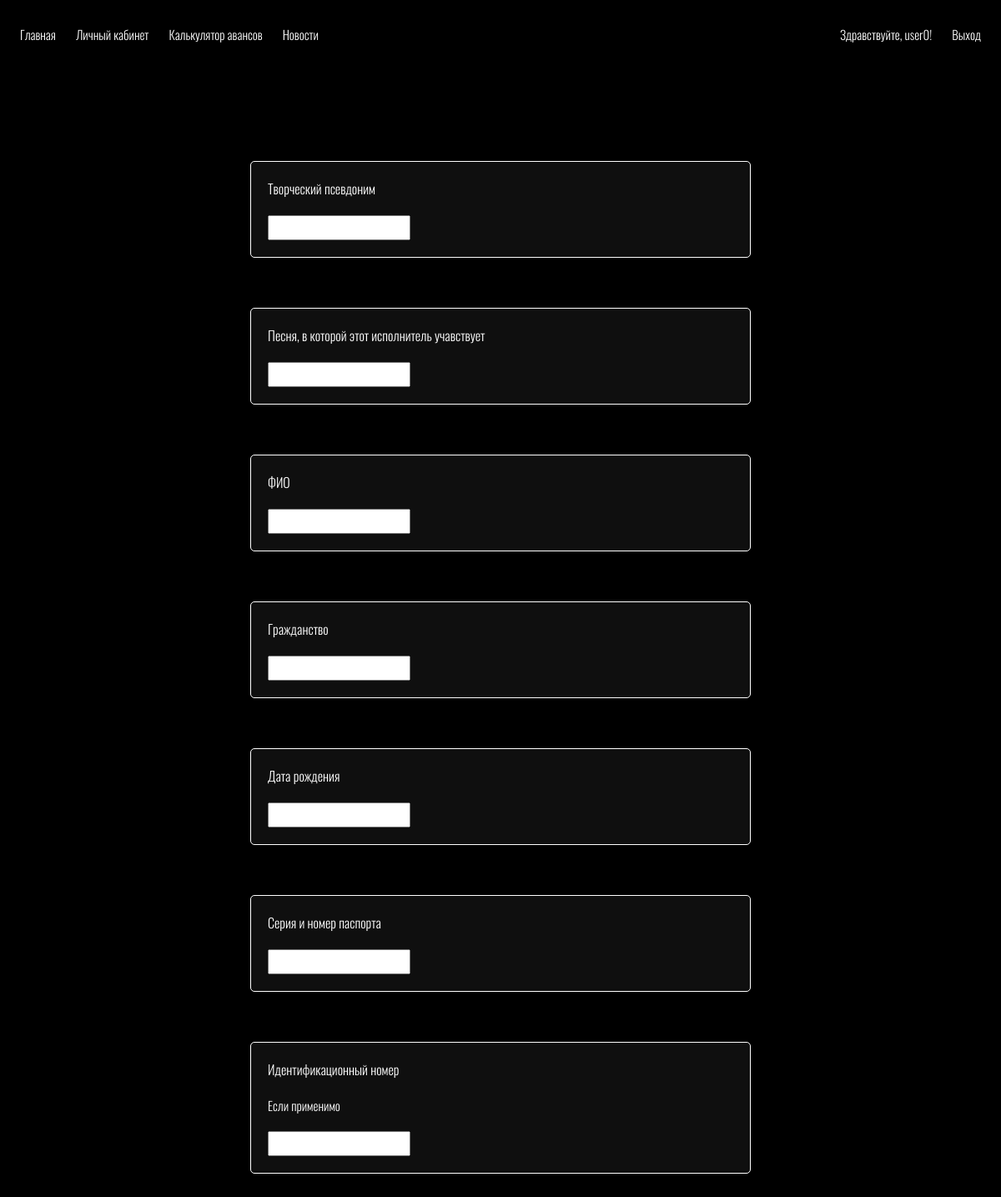
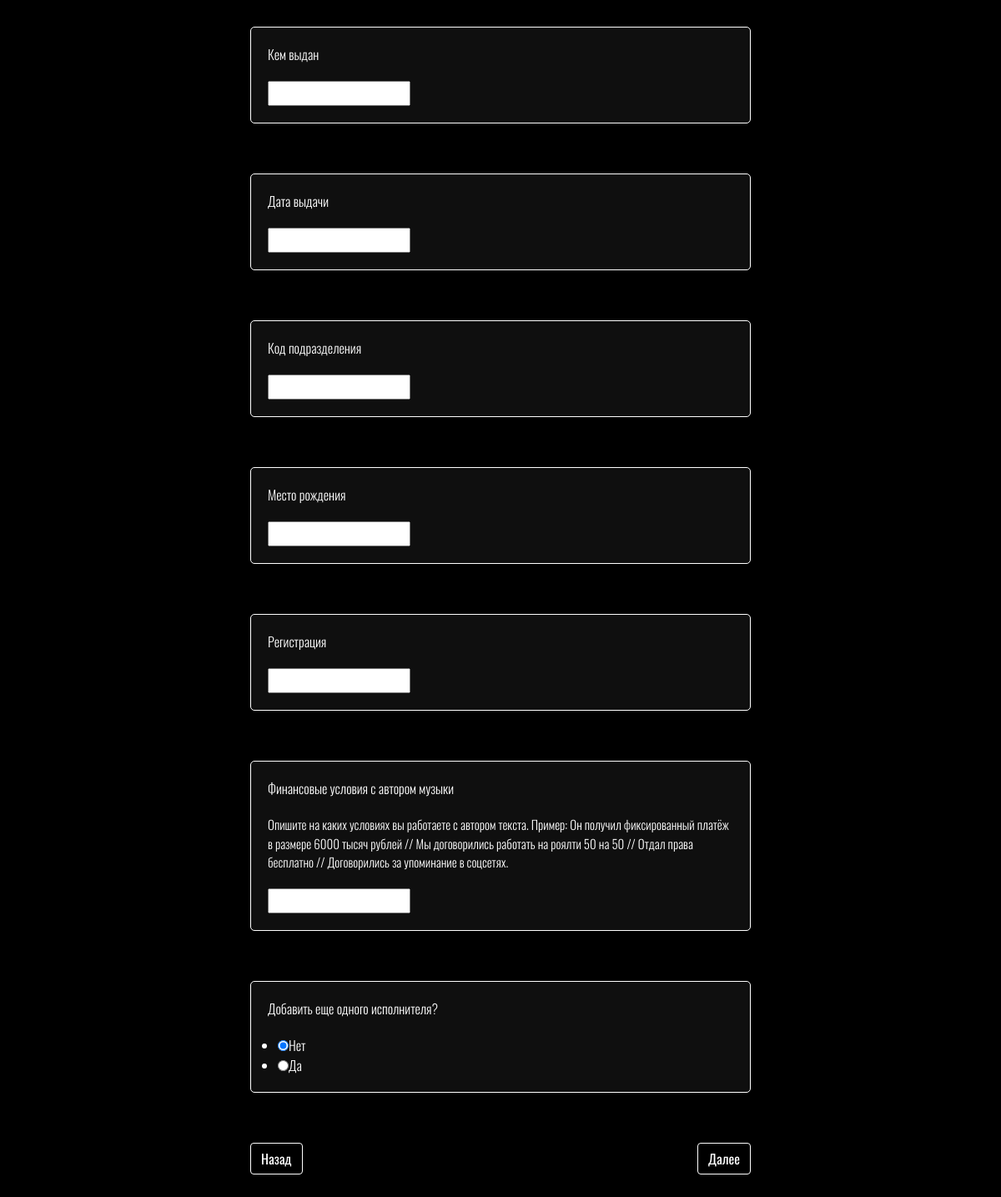
/documents/others/ (signed in), run on an earlier commit of the app's database (2 pictures, top to bottom).
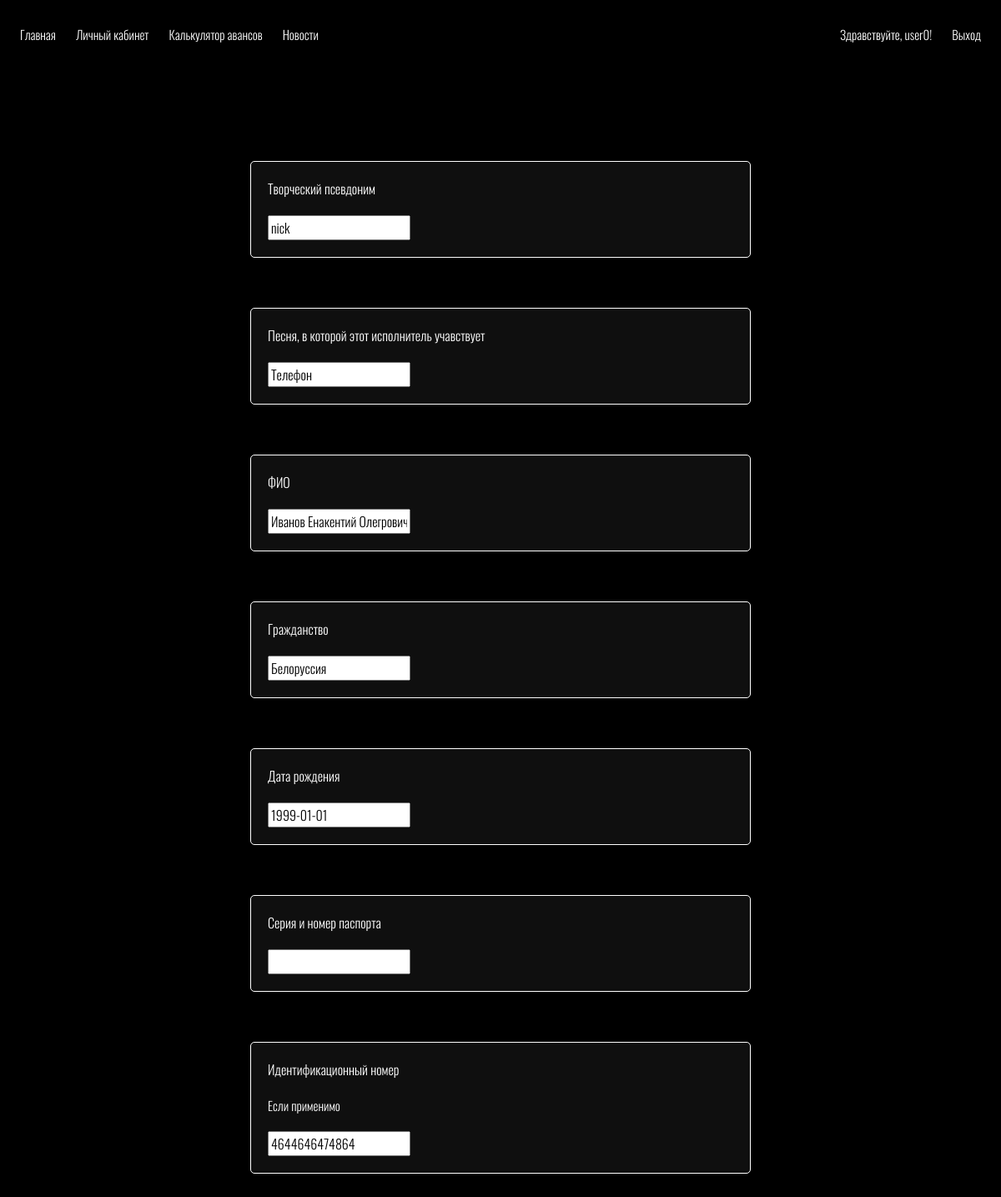
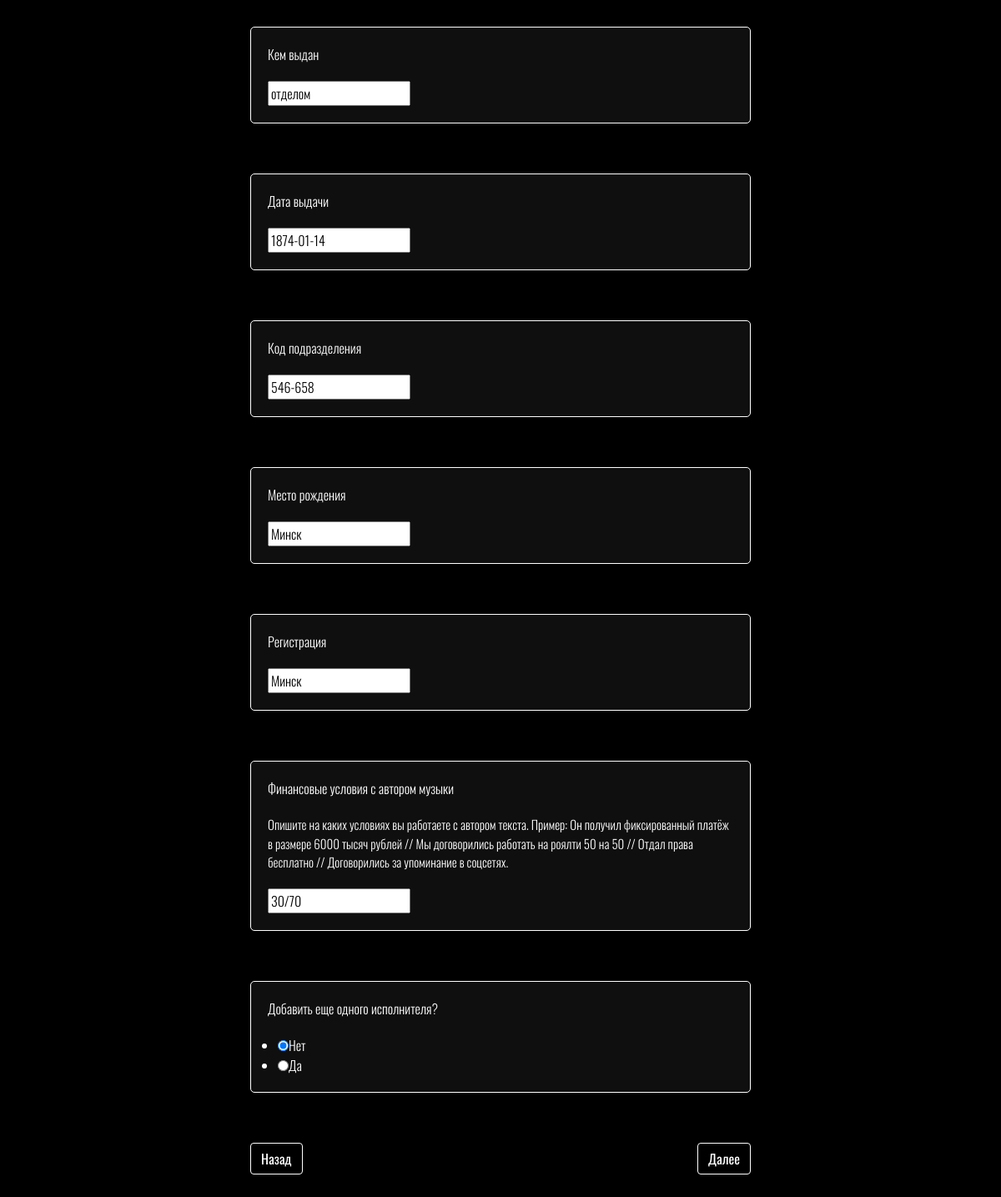
And on a later commit of the database (2 pictures, top to bottom).
### documents/models.py (models this page shows)
class Others(models.Model):
    creative_name = models.CharField(max_length=100, verbose_name='Творческий псевдоним', blank=True, null=True)
    songs = models.CharField(max_length=500, verbose_name='Песня, в которой этот исполнитель учавствует', blank=True, null=True)
    fio = models.CharField(max_length=100, verbose_name='ФИО', blank=True, null=True)
    citizen = models.CharField(max_length=100, verbose_name='Гражданство', blank=True, null=True)
    birthday = models.DateField(verbose_name='Дата рождения', blank=True, null=True)
    series_num = models.CharField(max_length=100, verbose_name='Серия и номер паспорта', blank=True, null=True)
    id_number = models.CharField(max_length=100, verbose_name='Идентификационный номер', blank=True, null=True)
    who_issued = models.CharField(max_length=500, verbose_name='Кем выдан', blank=True, null=True)
    when_issued = models.DateField(verbose_name='Дата выдачи', blank=True, null=True)
    code_pod = models.CharField(max_length=100, verbose_name='Код подразделения', blank=True, null=True)
    birth_place = models.CharField(max_length=2024, verbose_name='Место рождения', blank=True, null=True)
    reg = models.CharField(max_length=2024, verbose_name='Регистрация', blank=True, null=True)
    fin_conditions = models.CharField(max_length=2024, verbose_name='Финансовые условия с автором музыки', blank=True, null=True)
    user = models.ForeignKey(User, on_delete=models.CASCADE, null=True)

### documents/views.py (the view, shortened to what this page needs)
# urls.py: path('others/', OthersView.as_view(), name='others'),
class OthersView(LoginRequiredMixin, FormView):
    template_name = 'documents/others.html'
    form_class = OthersForm
    form_title = 'Другие исполнители'
    def get(self, request, *args, **kwargs):
        user = User.objects.get(username = request.user)
        try:
            objects = Others.objects.filter(user_id = user.id).values()
            for item in objects:
                data = item
            data['user'] = user
            form = self.form_class(initial = data)
        except:
            form = self.form_class(initial = {'user': user})
        return render(request, self.template_name, {'form': form})

### documents/forms.py
class OthersForm(ModelForm):
    class Meta:
        model = Others
        fields = ('creative_name', 'songs', 'fio', 'citizen', 'birthday', 'series_num', 'id_number', 'who_issued', 'when_issued', 'code_pod', 'birth_place', 'reg', 'fin_conditions', 'user',)
        widgets = {
            'user': HiddenInput,
        }
        help_texts = {
            'id_number': 'Если применимо',
            'fin_conditions': 'Опишите на каких условиях вы работаете с автором текста. Пример: Он получил фиксированный платёж в размере 6000 тысяч рублей // Мы договорились работать на роялти 50 на 50 // Отдал права бесплатно // Договорились за упоминание в соцсетях.',
        }

### documents/templates/documents/others.html (shortened to what this page needs)
{% extends 'base.html' %}
{% load static %}
{% block header %}
{% include '_nav.html' %}
{% endblock %}
{% block body %}
<div class="container-xxl !direction !spacing">
    <div class="row ${1| ,row-cols-2,row-cols-3, auto,justify-content-md-center,|}">
        <form method="POST" action="" novalidate enctype="multipart/form-data">
            {% for item in form.visible_fields %}
                <div class="col-xxl release-form">
                    <div class="col-5 ">
                        <p>{{ item.label }}</p>
                        {% autoescape off %}
                        <p style="font-size: 15px;">{{ item.help_text }}</p>
                        {% endautoescape %}
                        <p>{{ item }}</p>
                    </div>
                </div>
            {% endfor %}
            <div class="col-xxl release-form">
                <div class="col-5">
                    <p>Добавить еще одного исполнителя?</p>
                    <p>
                        <ul id="id_music_author">
                            <li>
                                <label for="id_music_author_0"><input type="radio" name="one_more" value="ONE_MORE_NO" required id="id_music_author_0" checked>Нет</label>
                            </li>
                            <li>
                                <label for="id_music_author_1"><input type="radio" name="one_more" value="ONE_MORE_YES" required id="id_music_author_1">Да</label>
                            </li>
                        </ul>
                    </p>
                </div>
            </div>
            <div class="col-xxl release-button">
                <div class="col-5">
                    <button class="btn button" type="button" onclick="history.back();">Назад</button>
                    <button class="btn button" type="submit">Далее</button>
                </div>
            </div>
        </form>
    </div>
</div>
{% endblock %}

### templates/inc/base.html (shortened to what this page needs)
{% load static %}
<!doctype html>
<html lang="en">
  <head>
    <link href="{% static '/css/bootstrap.css' %}" rel="stylesheet" type="text/css">
    <link href="{% static '/css/main.css' %}" rel="stylesheet" type="text/css">
    <link href="{% static '/css/button.css' %}" rel="stylesheet" type="text/css">
    <link href="{% static '/css/font.css' %}" rel="stylesheet" type="text/css">
    <link href="{% static '/css/form.css' %}" rel="stylesheet" type="text/css">
  </head>
  <body>
    <header>
      {% block header %}
      {% endblock %}
    </header>
    <section>
      {% block body %}
      {% endblock %}
    </section>
  </body>
</html>

### templates/inc/_nav.html
<div class="container-fluid !direction !spacing">
    <div class="row ${1| ,row-cols-2,row-cols-3, auto,justify-content-md-center,|}">
        <div class="col-md-6 nav-block-left">
            <ul class="nav">
                <li class="nav-item">
                    <a aria-current="page" href="{% url 'main' %}">Главная</a>
                </li>
                <li class="nav-item">
                    <a href="#">Личный кабинет</a>
                </li>
                <li class="nav-item">
                    <a href="#">Калькулятор авансов</a>
                </li>
                <li class="nav-item">
                    <a href="{% url 'news' %}">Новости</a>
                </li>
            </ul>
        </div>
        <div class="col-md-6 nav-block-right">
            <ul class="nav justify-content-end">
                <li class="nav-item">
                    <p>Здравствуйте, {{ user.get_username }}!</p>
                </li>
                <li class="nav-item">
                    <a aria-current="page" href="{% url 'logout' %}">Выход</a>
                </li>
            </ul>
        </div>
    </div>
</div>

### templates/static/css/main.css (style rules this page uses)
body { background-color: black; }
section { padding-top: 7%; }
.release-form div { width: 600px; margin: auto; border: solid 1px white; border-radius: 5px; background-color: #0f0f0f; margin-bottom: 60px; font-family: var(--oswald_light); color: white; }
.release-button div { display: flex; width: 600px; margin: auto; margin-bottom: 40px; justify-content: space-between; }
a:link { text-decoration: none; color: white; }
.nav-item { padding: 30px 12px 0px 12px; font-family: var(--oswald_light); color: white; font-size: 15px; }
.button { border: 1px solid; background: none; font-family: var(--oswald_regular); color: white; }
.release-form p { margin: 20px 20px 20px 20px; }

What changed in the data, as far as the page shows it:
added Others: visible_fields "nick" "Телефон" "Иванов Енакентий Олегрович" "Белоруссия" "1999-01-01" "4644646474864" "отделом" "1874-01-14" "546-658" "Минск" "Минск" "30/70"
